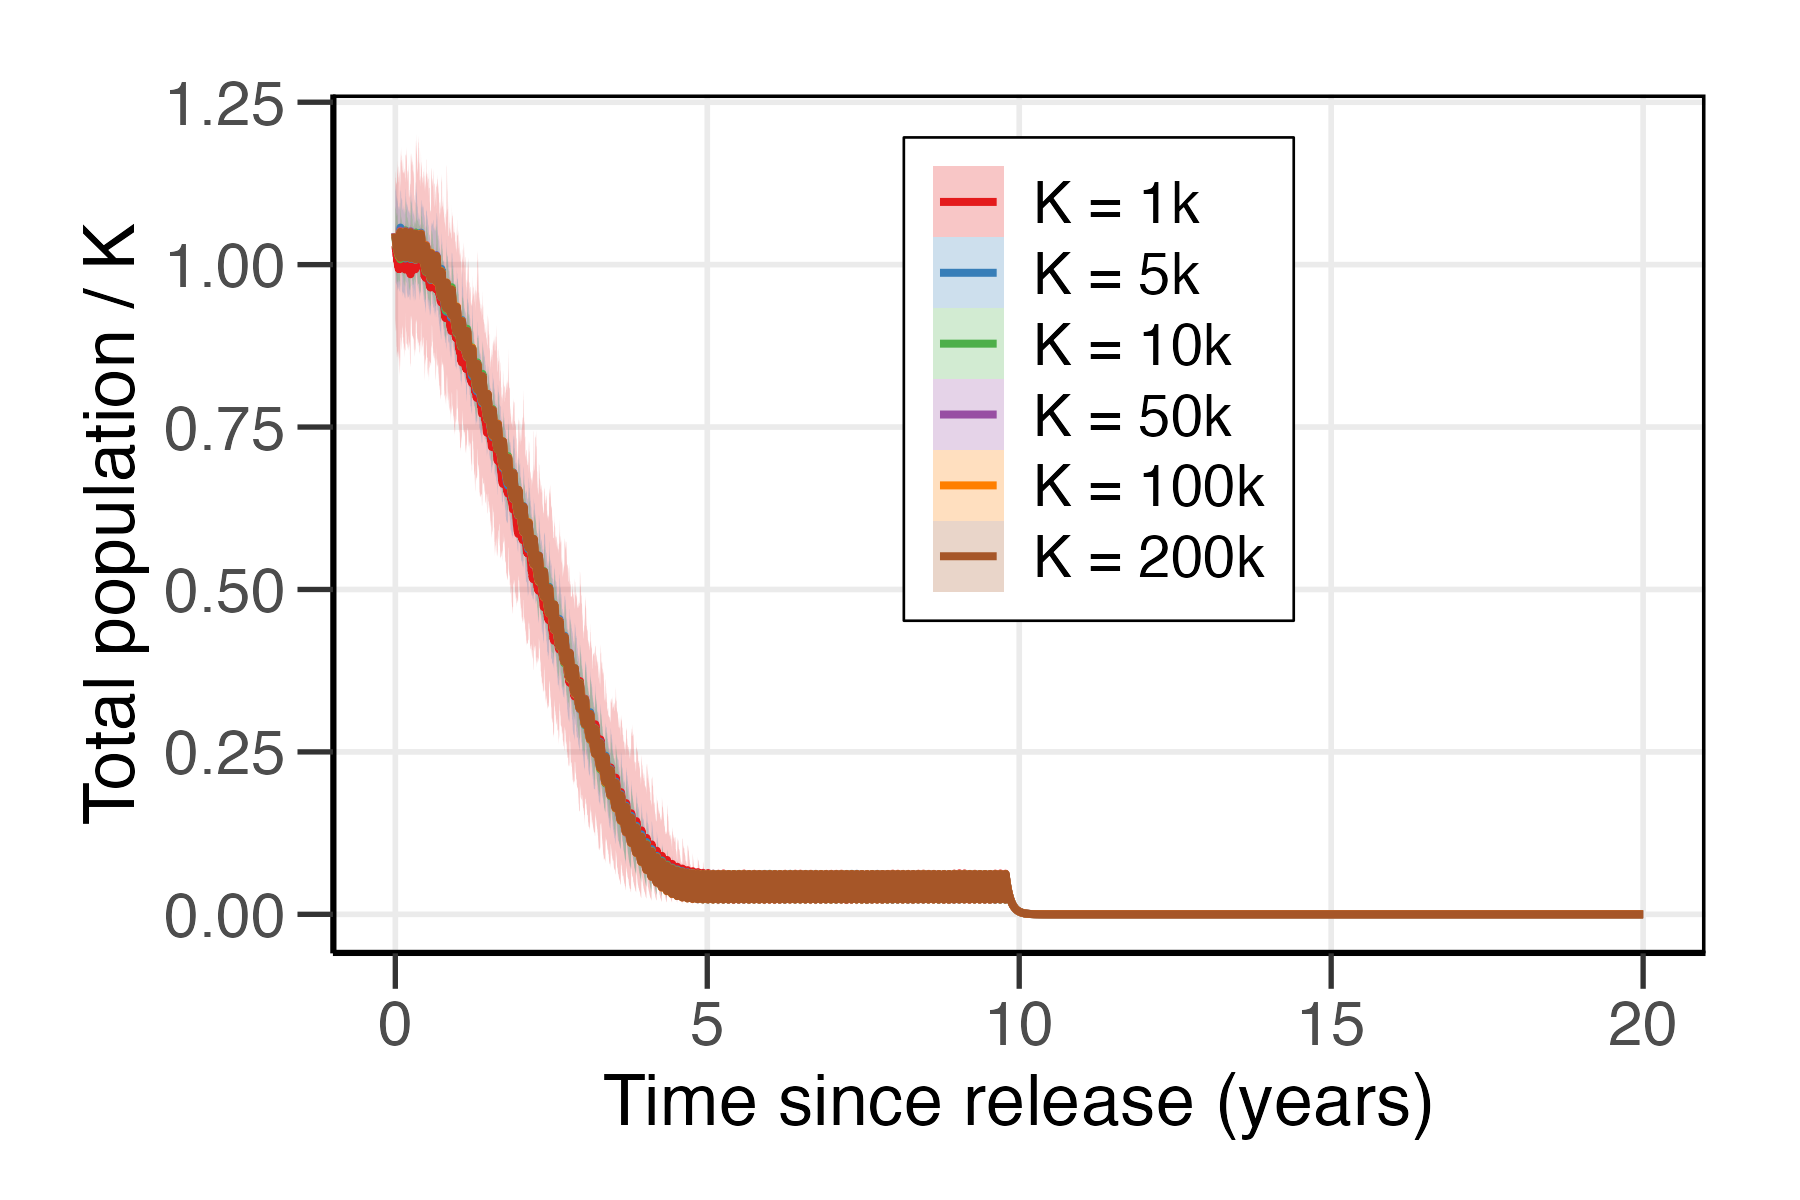

Generate this figure with R:
rm(list = ls())
gc()

library(tidyverse)
library(grid)   # for unit()

# -----------------------------#
# Helper: parse K from tag     #
# e.g. "K1k" -> 1000, "K200k"->200000
# -----------------------------#
parse_K_from_tag <- function(tag) {
  tag <- as.character(tag)
  m <- regexec("^K?([0-9]+)([kKmM]?)$", tag)
  r <- regmatches(tag, m)[[1]]
  if (length(r) == 0) {
    stop(sprintf("Cannot parse K from scenario_tag '%s'", tag))
  }
  num <- as.numeric(r[2])
  mag <- r[3]
  if (is.na(num)) stop(sprintf("Numeric part of '%s' is NA", tag))
  if (mag %in% c("k", "K")) {
    num * 1e3
  } else if (mag %in% c("m", "M")) {
    num * 1e6
  } else {
    num
  }
}

# -----------------------------#
# Helper: robust CSV reader    #
# -----------------------------#
read_ts_csv <- function(path) {
  df <- readr::read_csv(path, show_col_types = FALSE, progress = FALSE)
  if (!"Time" %in% names(df)) {
    stop(sprintf("'Time' column not found in %s", path))
  }
  df
}

# -----------------------------#
# Summarise one scenario       #
# Returns: Time, mean_norm, q2p5_norm,
#          q97p5_norm, label, scenario_tag, K
# -----------------------------#
library(stringr)

# helper: summarise one F or M file into total pop per Time & Run
summarise_sex_file <- function(path, sex_label) {
  dat <- read_ts_csv(path)
  
  if (!"Time" %in% names(dat)) {
    stop(sprintf("'Time' column not found in %s", path))
  }
  
  # extract run id from filename: ...Run001_...
  run_match <- str_match(basename(path), "[Rr]un(\\d+)")
  run_id <- suppressWarnings(as.integer(run_match[, 2]))
  if (is.na(run_id)) {
    run_id <- NA_integer_
  }
  
  num_cols <- names(dat)[vapply(dat, is.numeric, logical(1))]
  num_cols <- setdiff(num_cols, "Time")
  if (!length(num_cols)) {
    stop(sprintf("No numeric population columns found in %s", path))
  }
  
  pop <- rowSums(dat[, num_cols, drop = FALSE], na.rm = TRUE)
  
  tibble(
    Time      = dat$Time,
    Run       = run_id,
    Sex       = sex_label,
    Pop_sex   = pop
  )
}

summarise_scenario <- function(base_dir,
                               scenario_tag,
                               label,
                               color = NULL) {
  if (!dir.exists(base_dir)) {
    stop(sprintf("Base directory not found: %s (wd: %s)",
                 base_dir, getwd()))
  }
  
  scen_dir <- file.path(base_dir, scenario_tag)
  if (!dir.exists(scen_dir)) {
    stop(sprintf("Scenario directory not found: %s", scen_dir))
  }
  
  # F and M files: e.g. F_Aggregate_Run001_Patch001.csv, M_Run001_Patch001.csv
  files_F <- list.files(
    scen_dir,
    pattern    = "^F_.*Run\\d+_Patch\\d+\\.csv$",
    full.names = TRUE,
    recursive  = TRUE
  )
  files_M <- list.files(
    scen_dir,
    pattern    = "^M_.*Run\\d+_Patch\\d+\\.csv$",
    full.names = TRUE,
    recursive  = TRUE
  )
  
  if (!length(files_F) && !length(files_M)) {
    ex <- utils::head(list.files(scen_dir, recursive = TRUE), 30)
    stop(sprintf(
      "No F/M run files found under %s.\nExample files:\n%s",
      scen_dir,
      paste(ex, collapse = "\n")
    ))
  }
  
  df_F <- if (length(files_F)) {
    purrr::map_dfr(files_F, summarise_sex_file, sex_label = "F")
  } else {
    tibble(Time = numeric(0), Run = integer(0), Sex = character(0), Pop_sex = numeric(0))
  }
  
  df_M <- if (length(files_M)) {
    purrr::map_dfr(files_M, summarise_sex_file, sex_label = "M")
  } else {
    tibble(Time = numeric(0), Run = integer(0), Sex = character(0), Pop_sex = numeric(0))
  }
  
  all_runs_sex <- bind_rows(df_F, df_M)
  
  if (!nrow(all_runs_sex)) {
    stop(sprintf("After reading F/M files, no rows remained for %s", scen_dir))
  }
  
  # total pop per Time & Run across sexes (and implicitly across patches, because
  # multiple Patch files per run are all included in all_runs_sex)
  all_runs <- all_runs_sex %>%
    group_by(Time, Run) %>%
    summarise(
      Total_pop = sum(Pop_sex, na.rm = TRUE),
      .groups   = "drop"
    )
  
  K_val <- parse_K_from_tag(scenario_tag)
  
  all_runs %>%
    group_by(Time) %>%
    summarise(
      mean_pop  = mean(Total_pop, na.rm = TRUE),
      q2p5_pop  = quantile(Total_pop, probs = 0.025, na.rm = TRUE),
      q97p5_pop = quantile(Total_pop, probs = 0.975, na.rm = TRUE),
      .groups   = "drop"
    ) %>%
    mutate(
      mean_norm   = mean_pop  / K_val,
      q2p5_norm   = q2p5_pop  / K_val,
      q97p5_norm  = q97p5_pop / K_val,
      label       = label,
      scenario_tag = scenario_tag,
      K           = K_val
    )
}


# -----------------------------#
# Main plotting function       #
# -----------------------------#
plot_total_pop_byK <- function(base_dir,
                               scenario_tags,
                               labels = NULL,
                               colors = NULL,
                               time_in_years = TRUE,
                               tstart_days = NULL,   # used both for cropping and as time origin
                               tend_days   = NULL,
                               base_size   = 14) {
  
  if (is.null(labels)) labels <- scenario_tags
  if (length(labels) != length(scenario_tags)) {
    stop("Length of 'labels' must match length of 'scenario_tags'.")
  }
  if (!is.null(colors) && length(colors) != length(scenario_tags)) {
    stop("Length of 'colors' must match length of 'scenario_tags'.")
  }
  
  all_sum <- purrr::map_dfr(
    seq_along(scenario_tags),
    ~ summarise_scenario(
      base_dir     = base_dir,
      scenario_tag = scenario_tags[.x],
      label        = labels[.x],
      color        = if (!is.null(colors)) colors[.x] else NULL
    )
  )
  
  # crop by tstart/tend in days (optional)
  if (!is.null(tstart_days)) {
    all_sum <- all_sum %>% dplyr::filter(Time >= tstart_days)
  }
  if (!is.null(tend_days)) {
    all_sum <- all_sum %>% dplyr::filter(Time <= tend_days)
  }
  
  # ----- time origin at tstart_days (if provided) -----
  origin_days <- if (!is.null(tstart_days)) tstart_days else 0
  
  all_sum <- all_sum %>%
    mutate(
      scenario  = factor(label, levels = labels),
      Time_plot = if (time_in_years) {
        (Time - origin_days) / 365        # t = 0 at tstart_days, in years
      } else {
        Time - origin_days                # t = 0 at tstart_days, in days
      }
    )
  
  col_vec <- if (!is.null(colors)) stats::setNames(colors, labels) else NULL
  
  p <- ggplot(all_sum,
              aes(x = Time_plot,
                  y = mean_norm,
                  colour = scenario,
                  fill   = scenario)) +
    geom_ribbon(aes(ymin = q2p5_norm, ymax = q97p5_norm),
                alpha = 0.25, linewidth = 0) +
    geom_line(linewidth = 0.9) +
    labs(
      x = if (time_in_years) "Time since release (years)" else "Time since release (days)",
      y = "Total population / K",
      colour = NULL,
      fill   = NULL
    ) +
    theme_bw(base_size = base_size) +
    theme(
      panel.border      = element_rect(colour = "black", linewidth = 0.8),
      axis.line         = element_line(colour = "black", linewidth = 0.6),
      panel.grid.minor  = element_blank(),
      axis.title        = element_text(size = base_size + 3),
      axis.text         = element_text(size = base_size + 1),
      axis.ticks        = element_line(linewidth = 0.6),
      axis.ticks.length = grid::unit(0.3, "cm"),
      
      # legend inside plot
      legend.position      = c(0.70, 0.95),
      legend.justification = c("right", "top"),
      legend.background    = element_rect(fill = "white", colour = "black", linewidth = 0.3),
      legend.title         = element_text(size = base_size + 1),
      legend.text          = element_text(size = base_size),
      legend.key.size      = grid::unit(0.6, "cm"),
      
      plot.margin = grid::unit(c(0.8, 0.8, 0.5, 0.7), "cm")
    )
  
  if (!is.null(col_vec)) {
    p <- p +
      scale_colour_manual(values = col_vec) +
      scale_fill_manual(values   = col_vec)
  }
  
  p
}

# ------------------------------#
# Helper to save with DPI/size  #
# ------------------------------#
save_total_pop_byK_figure <- function(filename,
                                      base_dir,
                                      scenario_tags,
                                      labels,
                                      colors,
                                      time_in_years = TRUE,
                                      tstart_days   = NULL,
                                      tend_days     = NULL,
                                      width_in  = 7,
                                      height_in = 5,
                                      dpi       = 600) {
  
  p <- plot_total_pop_byK(
    base_dir      = base_dir,
    scenario_tags = scenario_tags,
    labels        = labels,
    colors        = colors,
    time_in_years = time_in_years,
    tstart_days   = tstart_days,
    tend_days     = tend_days,
    base_size     = 14
  )
  
  ggsave(filename,
         plot   = p,
         width  = width_in,
         height = height_in,
         units  = "in",
         dpi    = dpi)
}

# ----------------- example usage -----------------
base_dir <- "mgdriveYLE_sweep_5yr_release_target_fertility_byK"
scenario_tags <- c("K1k", "K5k", "K10k", "K50k", "K100k", "K200k")
labels  <- c("K = 1k", "K = 5k", "K = 10k", "K = 50k", "K = 100k", "K = 200k")
colors  <- c("#e41a1c", "#377eb8", "#4daf4a",
             "#984ea3", "#ff7f00", "#a65628")

p <- plot_total_pop_byK(base_dir, scenario_tags, labels, colors,
                        time_in_years = TRUE,
                        tstart_days   = 8*365,
                        tend_days     = 20*365,
                        base_size = 20)
print(p)

save_total_pop_byK_figure(
  filename      = "Fig_E.png",
  base_dir      = base_dir,
  scenario_tags = scenario_tags,
  labels        = labels,
  colors        = colors,
  time_in_years = TRUE,
  tstart_days   = 8*365,
  tend_days     = 28*365,
  width_in      = 6,
  height_in     = 4,
  dpi           = 300
)
